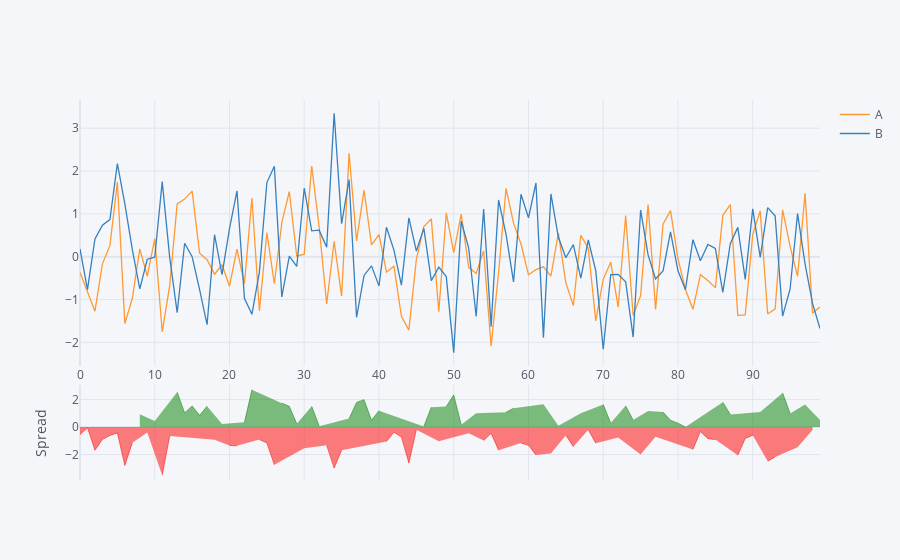

The cell this chart's notebook holds for it:
### Markdown cell above
## Spread

### Code cell
df[['A','B']].iplot(kind='spread')

### Figure 1 — Plotly figure (JSON) as saved in the notebook; plotly's stock layout.template omitted (floating-point values rounded to 4 significant figures)
{"data": [{"line": {"color": "rgba(255, 153, 51, 1.0)", "dash": "solid", "shape": "linear", "width": 1.3}, "mode": "lines", "name": "A", "text": "", "type": "scatter", "x": [0, 1, 2, 3, 4, 5, 6, 7, 8, 9, 10, 11, 12, 13, 14, 15, 16, 17, 18, 19, 20, 21, 22, 23, 24, 25, 26, 27, 28, 29, 30, 31, 32, 33, 34, 35, 36, 37, 38, 39, 40, 41, 42, 43, 44, 45, 46, 47, 48, 49, 50, 51, 52, 53, 54, 55, 56, 57, 58, 59, 60, 61, 62, 63, 64, 65, 66, 67, 68, 69, 70, 71, 72, 73, 74, 75, 76, 77, 78, 79, 80, 81, 82, 83, 84, 85, 86, 87, 88, 89, 90, 91, 92, 93, 94, 95, 96, 97, 98, 99], "y": [-0.3679, -0.8139, -1.273, -0.1674, 0.2569, 1.741, -1.562, -0.9716, 0.1812, -0.4562, 0.4192, -1.754, -0.6761, 1.232, 1.345, 1.531, 0.08118, -0.07056, -0.4096, -0.1881, -0.6889, 0.1788, -0.6326, 1.367, -1.264, 0.5655, -0.6314, 0.796, 1.521, 0.01105, 0.05752, 2.115, 0.6845, -1.106, 0.3609, -0.9196, 2.414, 0.3685, 1.556, 0.2753, 0.5128, -0.3611, -0.2246, -1.393, -1.715, -0.06437, 0.7059, 0.8834, -1.282, 1.021, 0.09444, 0.9937, -0.2481, -0.3898, 0.1316, -2.09, -0.3638, 1.595, 0.7834, 0.2958, -0.421, -0.3034, -0.2359, -0.4556, 0.5506, -0.6133, -1.144, 0.4995, 0.1921, -1.5, -0.5242, -0.1293, -1.18, 0.9604, -1.372, -0.9103, 1.215, -1.231, 0.756, 1.077, -0.04883, -0.7654, -1.228, -0.4211, -0.5586, -0.722, 0.9659, 1.218, -1.369, -1.359, 0.5153, 1.07, -1.338, -1.217, 1.095, 0.2388, -0.4582, 1.479, -1.312, -1.173]}, {"line": {"color": "rgba(55, 128, 191, 1.0)", "dash": "solid", "shape": "linear", "width": 1.3}, "mode": "lines", "name": "B", "text": "", "type": "scatter", "x": [0, 1, 2, 3, 4, 5, 6, 7, 8, 9, 10, 11, 12, 13, 14, 15, 16, 17, 18, 19, 20, 21, 22, 23, 24, 25, 26, 27, 28, 29, 30, 31, 32, 33, 34, 35, 36, 37, 38, 39, 40, 41, 42, 43, 44, 45, 46, 47, 48, 49, 50, 51, 52, 53, 54, 55, 56, 57, 58, 59, 60, 61, 62, 63, 64, 65, 66, 67, 68, 69, 70, 71, 72, 73, 74, 75, 76, 77, 78, 79, 80, 81, 82, 83, 84, 85, 86, 87, 88, 89, 90, 91, 92, 93, 94, 95, 96, 97, 98, 99], "y": [0.182, -0.7691, 0.4147, 0.7359, 0.867, 2.175, 1.232, 0.1643, -0.7516, -0.05954, -0.0129, 1.752, -0.01592, -1.307, 0.3147, 0.0006447, -0.7696, -1.588, 0.5133, -0.4167, 0.6542, 1.538, -0.9734, -1.346, -0.3594, 1.73, 2.11, -0.9413, 0.01358, -0.2282, 1.603, 0.6044, 0.6197, 0.2232, 3.348, 0.7702, 1.8, -1.416, -0.4371, -0.2148, -0.6813, 0.6879, 0.1529, -0.6636, 0.9088, 0.1322, 0.6622, -0.5583, -0.2449, -0.4644, -2.242, 0.8279, 0.2018, -1.393, 1.113, -1.633, 1.324, 0.5225, -0.5896, 1.459, 0.9083, 1.721, -1.889, 1.465, 0.4517, -0.02542, 0.2832, -0.4993, 0.3896, -0.3266, -2.162, -0.4198, -0.4137, -0.5843, -1.88, 1.087, 0.04135, -0.5192, -0.3309, 0.5821, -0.3297, -0.7695, 0.3975, -0.0969, 0.2848, 0.1923, -0.835, 0.3033, 0.684, -0.5307, 1.116, -0.01806, 1.146, 0.953, -1.389, -0.7533, 1.006, -0.1675, -1.089, -1.677]}, {"connectgaps": false, "fill": "tozeroy", "line": {"color": "green", "dash": "solid", "shape": "linear", "width": 0.5}, "mode": "lines", "name": "Spread", "showlegend": false, "type": "scatter", "x": [0, 1, 2, 3, 4, 5, 6, 7, 8, 9, 10, 11, 12, 13, 14, 15, 16, 17, 18, 19, 20, 21, 22, 23, 24, 25, 26, 27, 28, 29, 30, 31, 32, 33, 34, 35, 36, 37, 38, 39, 40, 41, 42, 43, 44, 45, 46, 47, 48, 49, 50, 51, 52, 53, 54, 55, 56, 57, 58, 59, 60, 61, 62, 63, 64, 65, 66, 67, 68, 69, 70, 71, 72, 73, 74, 75, 76, 77, 78, 79, 80, 81, 82, 83, 84, 85, 86, 87, 88, 89, 90, 91, 92, 93, 94, 95, 96, 97, 98, 99], "xaxis": "x2", "y": ["", "", "", "", "", "", "", "", 0.9328, "", 0.4321, "", "", 2.539, 1.03, 1.53, 0.8508, 1.518, "", 0.2286, "", "", 0.3408, 2.713, "", "", "", 1.737, 1.507, 0.2392, "", 1.51, 0.06477, "", "", "", 0.6139, 1.784, 1.993, 0.4901, 1.194, "", "", "", "", "", 0.04364, 1.442, "", 1.486, 2.336, 0.1658, "", 1.004, "", "", "", 1.072, 1.373, "", "", "", 1.653, "", 0.09898, "", "", 0.9987, "", "", 1.638, 0.2905, "", 1.545, 0.5083, "", 1.173, "", 1.087, 0.4948, 0.2808, 0.004098, "", "", "", "", 1.801, 0.915, "", "", "", 1.088, "", "", 2.484, 0.9921, "", 1.647, "", 0.5041], "yaxis": "y2"}, {"connectgaps": false, "fill": "tozeroy", "line": {"color": "red", "dash": "solid", "shape": "linear", "width": 0.5}, "mode": "lines", "name": "Spread", "showlegend": false, "type": "scatter", "x": [0, 1, 2, 3, 4, 5, 6, 7, 8, 9, 10, 11, 12, 13, 14, 15, 16, 17, 18, 19, 20, 21, 22, 23, 24, 25, 26, 27, 28, 29, 30, 31, 32, 33, 34, 35, 36, 37, 38, 39, 40, 41, 42, 43, 44, 45, 46, 47, 48, 49, 50, 51, 52, 53, 54, 55, 56, 57, 58, 59, 60, 61, 62, 63, 64, 65, 66, 67, 68, 69, 70, 71, 72, 73, 74, 75, 76, 77, 78, 79, 80, 81, 82, 83, 84, 85, 86, 87, 88, 89, 90, 91, 92, 93, 94, 95, 96, 97, 98, 99], "xaxis": "x2", "y": [-0.5499, -0.0449, -1.687, -0.9033, -0.6101, -0.4336, -2.794, -1.136, "", -0.3967, "", -3.506, -0.6601, "", "", "", "", "", -0.9229, "", -1.343, -1.359, "", "", -0.9047, -1.164, -2.742, "", "", "", -1.546, "", "", -1.329, -2.987, -1.69, "", "", "", "", "", -1.049, -0.3775, -0.7293, -2.624, -0.1966, "", "", -1.037, "", "", "", -0.4498, "", -0.9818, -0.457, -1.688, "", "", -1.163, -1.329, -2.024, "", -1.921, "", -0.5879, -1.427, "", -0.1975, -1.173, "", "", -0.7664, "", "", -1.997, "", -0.7117, "", "", "", "", -1.625, -0.3242, -0.8435, -0.9143, "", "", -2.053, -0.828, -0.601, "", -2.484, -2.17, "", "", -1.464, "", -0.223, ""], "yaxis": "y2"}], "layout": {"hovermode": "x", "legend": {"bgcolor": "#F5F6F9", "font": {"color": "#4D5663"}}, "paper_bgcolor": "#F5F6F9", "plot_bgcolor": "#F5F6F9", "title": {"font": {"color": "#4D5663"}}, "xaxis": {"gridcolor": "#E1E5ED", "showgrid": true, "tickfont": {"color": "#4D5663"}, "title": {"font": {"color": "#4D5663"}, "text": ""}, "zerolinecolor": "#E1E5ED"}, "xaxis2": {"anchor": "y2", "gridcolor": "#E1E5ED", "showgrid": true, "showticklabels": false, "tickfont": {"color": "#4D5663"}, "title": {"font": {"color": "#4D5663"}, "text": ""}, "zerolinecolor": "#E1E5ED"}, "yaxis": {"domain": [0.3, 1], "gridcolor": "#E1E5ED", "showgrid": true, "tickfont": {"color": "#4D5663"}, "title": {"font": {"color": "#4D5663"}, "text": ""}, "zerolinecolor": "#E1E5ED"}, "yaxis2": {"domain": [0, 0.25], "gridcolor": "#E1E5ED", "showgrid": true, "tickfont": {"color": "#4D5663"}, "title": {"font": {"color": "#4D5663"}, "text": "Spread"}, "zerolinecolor": "#E1E5ED"}}}
